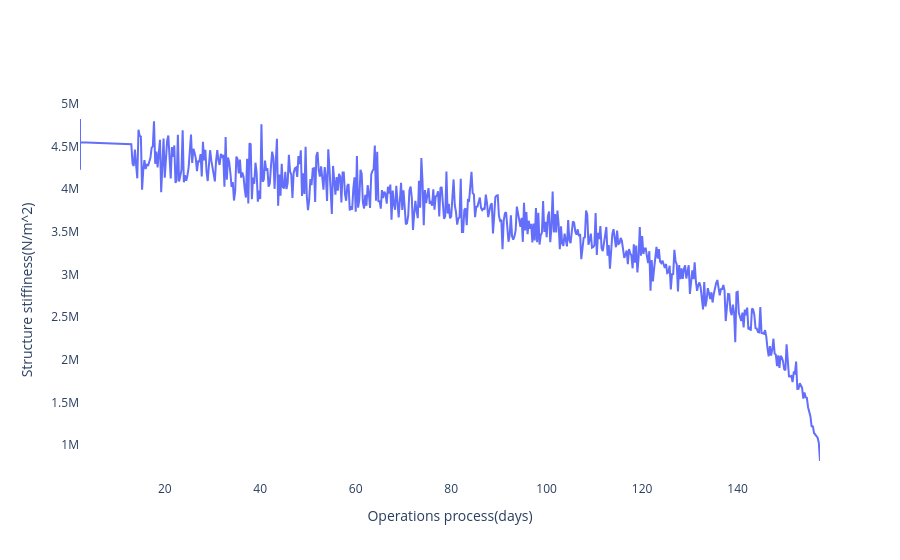

Source (notebook cell):
### Code cell
stif_temp1=go.Scatter(x=days[1],y=np.array(stiffiness[10]),mode='lines')
layout = go.Layout(xaxis=dict(title='Operations process(days)',showticklabels=True),yaxis=dict(title='Structure stiffiness(N/m^2)',showticklabels=True),paper_bgcolor='rgba(0,0,0,0)',plot_bgcolor='rgba(0,0,0,0)')
fig = go.Figure(data=stif_temp1, layout=layout)
fig.show()

### Figure 1 — Plotly figure (JSON) as saved in the notebook; plotly's stock layout.template omitted (floating-point values rounded to 4 significant figures; data arrays with more than 128 entries replaced by an {"elided": "..."} marker saying what was removed)
{"data": [{"mode": "lines", "type": "scatter", "x": {"elided": "629 float values"}, "y": {"elided": "614 float values"}}], "layout": {"paper_bgcolor": "rgba(0,0,0,0)", "plot_bgcolor": "rgba(0,0,0,0)", "xaxis": {"showticklabels": true, "title": {"text": "Operations process(days)"}}, "yaxis": {"showticklabels": true, "title": {"text": "Structure stiffiness(N/m^2)"}}}}
